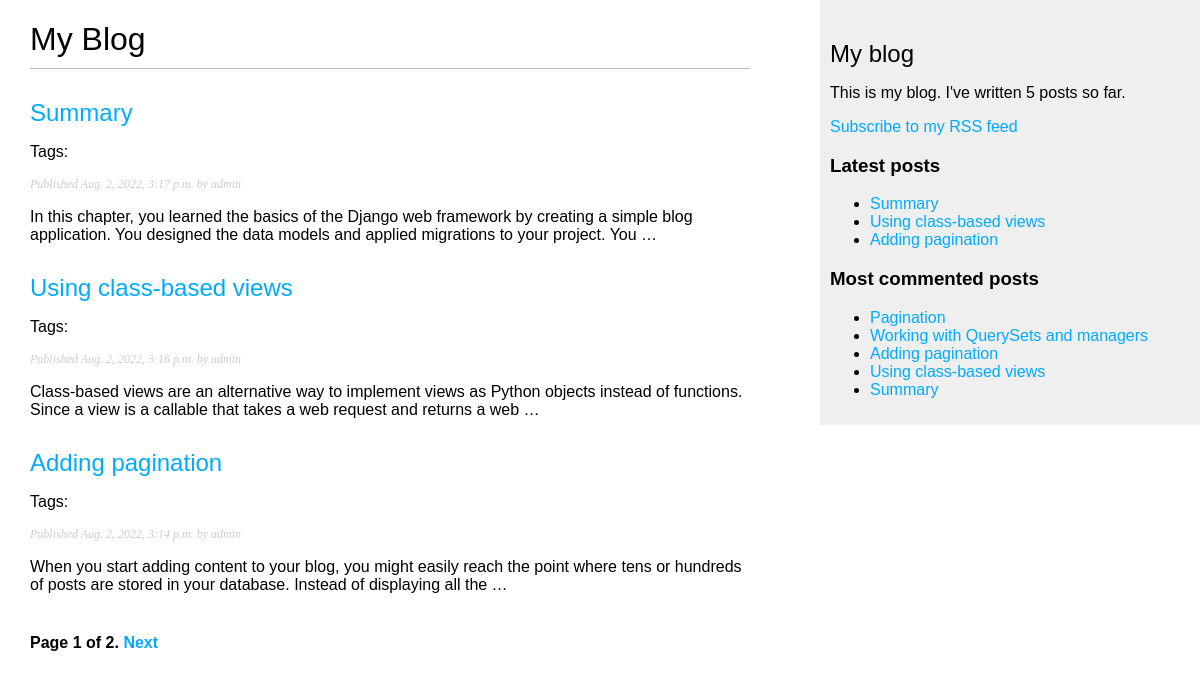
/blog/, run on an earlier commit of the app's database.
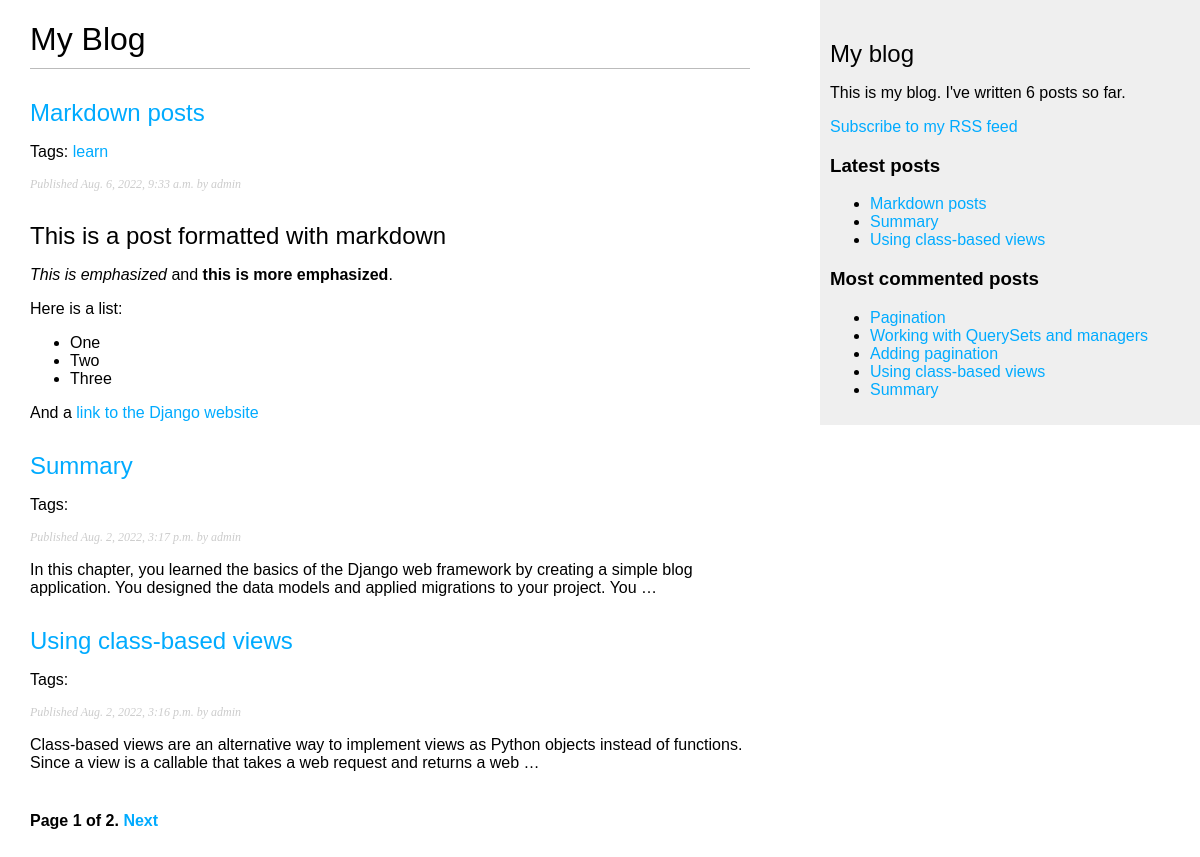
And on a later commit of the database.
### blog/models.py (models this page shows, shortened)
class Post(models.Model):
    STATUS_CHOICES = (
        ('draft', 'Draft'),
        ('published', 'Published'),
    )
    title = models.CharField(max_length=250)
    slug = models.SlugField(max_length=250,
                            unique_for_date='publish')
    author = models.ForeignKey(User,
                               on_delete=models.CASCADE,
                               related_name='blog_posts')
    body = models.TextField()
    publish = models.DateTimeField(default=timezone.now)
    created = models.DateTimeField(auto_now_add=True)
    updated = models.DateTimeField(auto_now=True)
    status = models.CharField(max_length=10,
                              choices=STATUS_CHOICES,
                              default='draft')
    objects = models.Manager()  # The default manager.
    published = PublishedManager()  # Our custom manager.
    tags = TaggableManager()
    class Meta:
        ordering = ('-publish',)
    def get_absolute_url(self):
        return reverse('blog:post_detail',
                       args=[self.publish.year,
                             self.publish.month,
                             self.publish.day, self.slug])

### blog/views.py (the view)
# urls.py: path('', post_list, name='post_list'),
def post_list(request, tag_slug=None):
    object_list = Post.published.all()
    tag = None
    if tag_slug:
        tag = get_object_or_404(Tag, slug=tag_slug)
        object_list = object_list.filter(tags__in=[tag])
    paginator = Paginator(object_list, 3)  # 3 posts in each page
    page = request.GET.get('page')
    try:
        posts = paginator.page(page)
    except PageNotAnInteger:
        posts = paginator.page(1)
    except EmptyPage:
        posts = paginator.page(paginator.num_pages)
    return render(request,
                  'blog/post/list.html',
                  {'page': page,
                   'posts': posts,
                   'tag': tag})

### blog/models.py (called while the page is built)
    def get_queryset(self):
        return super(PublishedManager,
                     self).get_queryset() \
            .filter(status='published')

### blog/templatetags/blog_tags.py (called while the page is built)
@register.simple_tag
def total_posts():
    return Post.published.count()

@register.inclusion_tag('blog/post/latest_posts.html')
def show_latest_posts(count=5):
    latest_posts = Post.published.order_by('-publish')[:count]
    return {'latest_posts': latest_posts}

@register.simple_tag
def get_most_commented_posts(count=5):
    return Post.published.annotate(
               total_comments=Count('comments')
           ).order_by('-total_comments')[:count]

@register.filter(name='markdown')
def markdown_format(text):
    return mark_safe(markdown.markdown(text))

### templates/blog/post/list.html (shortened to what this page needs)
{% extends "blog/base.html" %}
{% load blog_tags %}
{% block content %}
  <h1>My Blog</h1>
  {% for post in posts %}
    <h2>
      <a href="{{ post.get_absolute_url }}">
        {{ post.title }}
      </a>
    </h2>
    <p class="tags">
      Tags:
      {% for tag in post.tags.all %}
        <a href="{% url 'blog:post_list_by_tag' tag.slug %}">
          {{ tag.name }}
        </a>
      {% endfor %}
    </p>
    <p class="date">
      Published {{ post.publish }} by {{ post.author }}
    </p>
    {{ post.body|markdown|truncatewords_html:30 }}
  {% endfor %}
  {% include "pagination.html" with page=posts %}
{% endblock %}

### templates/blog/base.html (shortened to what this page needs)
{% load blog_tags %}
{% load static %}
<!DOCTYPE html>
<html>
<head>
  <link href="{% static 'css/blog.css' %}" rel="stylesheet">
</head>
<body>
  <div id="content">
    {% block content %}
    {% endblock %}
  </div>
  <div id="sidebar">
    <h2>My blog</h2>
    <p>This is my blog. I've written {% total_posts %} posts so far.</p>
    <p><a href="{% url 'blog:post_feed' %}">Subscribe to my RSS feed</a></p>
    <h3>Latest posts</h3>
    {% show_latest_posts 3 %}
    <h3>Most commented posts</h3>
    {% get_most_commented_posts as most_commented_posts %}
    <ul>
      {% for post in most_commented_posts %}
        <li>
          <a href="{{ post.get_absolute_url }}">{{ post.title }}</a>
        </li>
      {% endfor %}
    </ul>
  </div>
</body>
</html>

### templates/pagination.html (shortened to what this page needs)
<div class="pagination">
  <span class="step-links">
    <span class="current">
      Page {{ page.number }} of {{ page.paginator.num_pages }}.
    </span>
    {% if page.has_next %}
      <a href="?page={{ page.next_page_number }}">Next</a>
    {% endif %}
  </span>
</div>

### templates/blog/post/latest_posts.html
<ul>
  {% for post in latest_posts %}
    <li>
      <a href="{{ post.get_absolute_url }}">{{ post.title }}</a>
    </li>
  {% endfor %}
</ul>

### blog/static/css/blog.css (style rules this page uses)
body { margin:0; padding:0; font-family:helvetica, sans-serif; }
a { color:#00abff; text-decoration:none; }
h1 { font-weight:normal; border-bottom:1px solid #bbb; padding:0 0 10px 0; }
h2 { font-weight:normal; margin:30px 0 0; }
#content { float:left; width:60%; padding:0 0 0 30px; }
#sidebar { float:right; width:30%; padding:10px; background:#efefef; height:100%; }
p.date { color:#ccc; font-family: georgia, serif; font-size: 12px; font-style: italic; }
.pagination { margin:40px 0; font-weight:bold; }

What changed in the data, as far as the page shows it:
no longer on one of the page's lists (row unchanged): Post: title "Adding pagination", publish "Aug. 2, 2022, 3:14 p.m.", author "admin", body "When you start adding content to your blog, you might easily reach the point where tens or hundreds of posts are stored in your database. Instead of displaying all the …"
added Post: title "Markdown posts", publish "Aug. 6, 2022, 9:33 a.m.", author "admin", body "This is a post formatted with markdown This is emphasized and this is more emphasized . Here is a list: One Two Three And a link to the Django website"
added Tag: name "learn"
Also different on the page:
text no longer shown: "5"
text now shown: "6"
